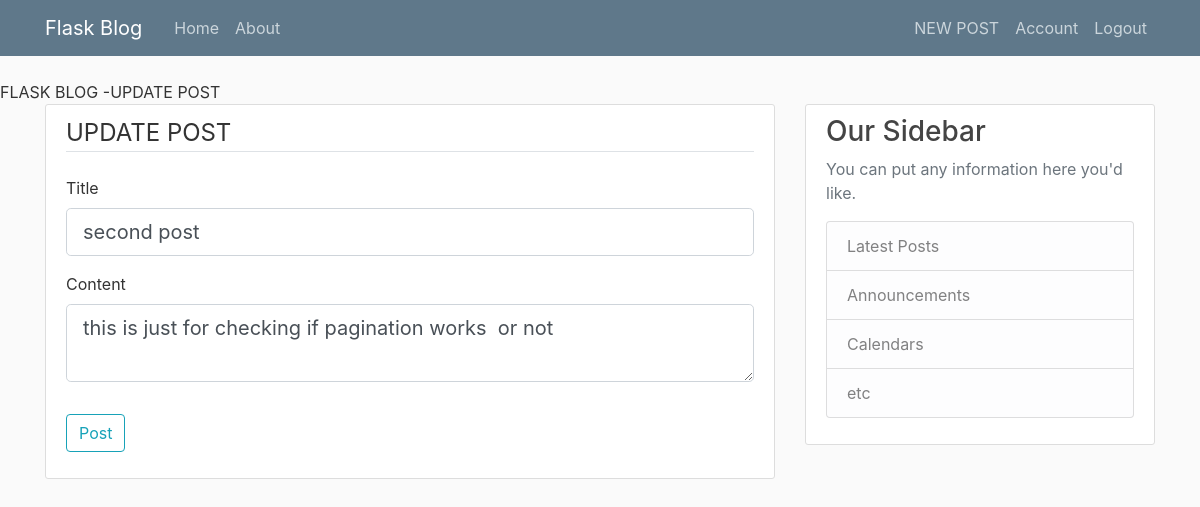
The app's page /post/2/update (signed in) with its own data.
### app/models.py (models this page shows, shortened)
class Post(db.Model):
        id=db.Column(db.Integer,primary_key=True)
        title=db.Column(db.String(100),nullable=False)
        date_posted=db.Column(db.DateTime,nullable=False,default=datetime.utcnow)
        content=db.Column(db.Text,nullable=False)
        user_id=db.Column(db.Integer,db.ForeignKey('user.id'),nullable=False)

### app/routes.py (the view)
@app.route('/post/<int:post_id>/update',methods=['GET','POST'])
@login_required
def update_post(post_id):
    post=Post.query.get_or_404(post_id)
    if post.author != current_user:
        abort(403)
    form =PostForm()
    if form.validate_on_submit():
        post.title=form.title.data
        post.content=form.content.data
        db.session.commit()
        flash('Your post has been upated','success')
        return redirect(url_for('post',post_id=post.id))
    elif request.method=='GET':
        form.title.data=post.title
        form.content.data=post.content
    return render_template('create_post.html',title='UPDATE POST',form=form,legend='UPDATE POST')

### app/forms.py
class PostForm(FlaskForm):
    title=StringField('Title',validators=[DataRequired()])
    content=TextAreaField('Content',validators=[DataRequired()])
    submit=SubmitField('Post')

### app/models.py (called while the page is built)
@login_manager.user_loader  #thsi is a callback function that flask login uses to reload the user object from th userid stored inn the session
def load_user(user_id):
     return User.query.get(int(user_id))

### app/templates/create_post.html (shortened to what this page needs)
{% extends "layout.html" %}
{% block content %}
<div class="content-section">
    <form method="POST" action="">
        <fieldset class="form-group">
            <legend class="border-bottom mb-4">{{ legend }}</legend>
            <div class="form-group">
                {{ form.title.label(class="form-control-label") }}
                {% if form.title.errors %}
                {{ form.title(class="form-control form-control-lg is-invalid") }}
                <div class="invalid-feedback">
                    {% for error in form.title.errors %}
                    <span>{{ error }}</span>
                    {% endfor %}
                </div>
                {% else %}
                {{ form.title(class="form-control form-control-lg") }}
                {% endif %}
            </div>
            <div class="form-group">
                {{ form.content.label(class="form-control-label") }}
                {% if form.content.errors %}
                {{ form.content(class="form-control form-control-lg is-invalid") }}
                <div class="invalid-feedback">
                    {% for error in form.content.errors %}
                    <span>{{ error }}</span>
                    {% endfor %}
                </div>
                {% else %}
                {{ form.content(class="form-control form-control-lg") }}
                {% endif %}
            </div>
        </fieldset>
        <div class="form-group">
            {{ form.submit(class="btn btn-outline-info") }}
        </div>
    </form>
</div>
{% endblock content %}

### app/static/main.css (style rules this page uses)
body { background: #fafafa; color: #333333; margin-top: 5rem; }
.content-section { background: #ffffff; padding: 10px 20px; border: 1px solid #dddddd; border-radius: 3px; margin-bottom: 20px; }

### records on screen
Post: title "second post", content "this is just for checking if pagination works or not"

### other values on screen
{{ title }} "UPDATE POST"
{{ legend }} "UPDATE POST"
